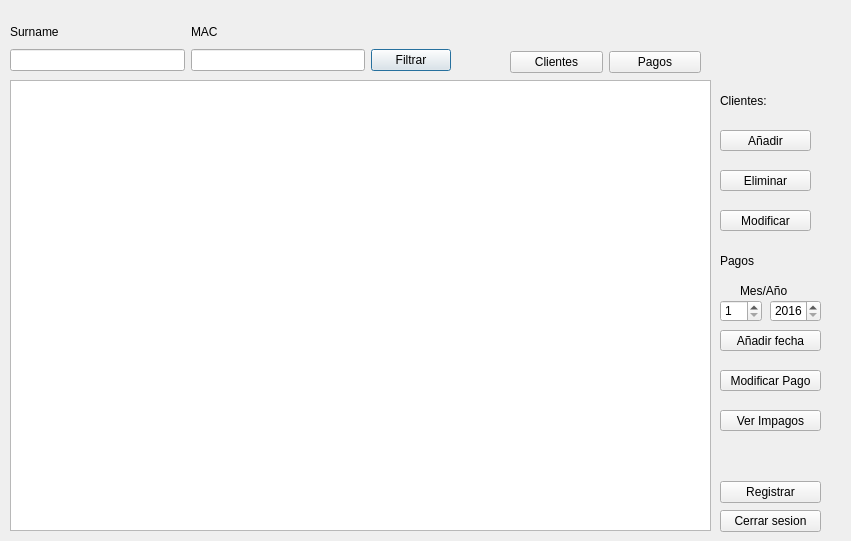
<?xml version="1.0" encoding="UTF-8"?>
<ui version="4.0">
 <class>Clients</class>
 <widget class="QDialog" name="Clients">
  <property name="geometry">
   <rect>
    <x>0</x>
    <y>0</y>
    <width>851</width>
    <height>541</height>
   </rect>
  </property>
  <property name="windowTitle">
   <string>Clientes</string>
  </property>
  <widget class="QTableView" name="tableView">
   <property name="geometry">
    <rect>
     <x>10</x>
     <y>80</y>
     <width>701</width>
     <height>451</height>
    </rect>
   </property>
  </widget>
  <widget class="QWidget" name="layoutWidget">
   <property name="geometry">
    <rect>
     <x>10</x>
     <y>20</y>
     <width>441</width>
     <height>51</height>
    </rect>
   </property>
   <layout class="QGridLayout" name="Filters">
    <item row="0" column="0">
     <widget class="QLabel" name="srname">
      <property name="text">
       <string>Surname</string>
      </property>
     </widget>
    </item>
    <item row="0" column="1">
     <widget class="QLabel" name="mc">
      <property name="text">
       <string>MAC</string>
      </property>
     </widget>
    </item>
    <item row="1" column="0">
     <widget class="QLineEdit" name="Surname_filter"/>
    </item>
    <item row="1" column="2">
     <widget class="QPushButton" name="Filter">
      <property name="text">
       <string>Filtrar</string>
      </property>
     </widget>
    </item>
    <item row="1" column="1">
     <widget class="QLineEdit" name="Mac_filter"/>
    </item>
   </layout>
  </widget>
  <widget class="QPushButton" name="add">
   <property name="geometry">
    <rect>
     <x>720</x>
     <y>330</y>
     <width>101</width>
     <height>21</height>
    </rect>
   </property>
   <property name="text">
    <string>Añadir fecha</string>
   </property>
  </widget>
  <widget class="QSpinBox" name="month">
   <property name="geometry">
    <rect>
     <x>720</x>
     <y>300</y>
     <width>42</width>
     <height>22</height>
    </rect>
   </property>
   <property name="minimum">
    <number>1</number>
   </property>
   <property name="maximum">
    <number>12</number>
   </property>
  </widget>
  <widget class="QSpinBox" name="year">
   <property name="geometry">
    <rect>
     <x>770</x>
     <y>300</y>
     <width>51</width>
     <height>22</height>
    </rect>
   </property>
   <property name="minimum">
    <number>2016</number>
   </property>
   <property name="maximum">
    <number>2084</number>
   </property>
  </widget>
  <widget class="QLabel" name="MonthYear">
   <property name="geometry">
    <rect>
     <x>740</x>
     <y>280</y>
     <width>71</width>
     <height>21</height>
    </rect>
   </property>
   <property name="text">
    <string>Mes/Año</string>
   </property>
  </widget>
  <widget class="QPushButton" name="estados_pagos">
   <property name="geometry">
    <rect>
     <x>720</x>
     <y>370</y>
     <width>101</width>
     <height>21</height>
    </rect>
   </property>
   <property name="text">
    <string>Modificar Pago</string>
   </property>
  </widget>
  <widget class="QLabel" name="PYT">
   <property name="geometry">
    <rect>
     <x>720</x>
     <y>250</y>
     <width>51</width>
     <height>21</height>
    </rect>
   </property>
   <property name="text">
    <string>Pagos</string>
   </property>
  </widget>
  <widget class="QPushButton" name="delete_2">
   <property name="geometry">
    <rect>
     <x>720</x>
     <y>170</y>
     <width>91</width>
     <height>21</height>
    </rect>
   </property>
   <property name="text">
    <string>Eliminar</string>
   </property>
  </widget>
  <widget class="QPushButton" name="alter">
   <property name="geometry">
    <rect>
     <x>720</x>
     <y>210</y>
     <width>91</width>
     <height>21</height>
    </rect>
   </property>
   <property name="text">
    <string>Modificar</string>
   </property>
  </widget>
  <widget class="QPushButton" name="new_user">
   <property name="geometry">
    <rect>
     <x>720</x>
     <y>130</y>
     <width>91</width>
     <height>21</height>
    </rect>
   </property>
   <property name="text">
    <string>Añadir</string>
   </property>
  </widget>
  <widget class="QLabel" name="CLT">
   <property name="geometry">
    <rect>
     <x>720</x>
     <y>90</y>
     <width>71</width>
     <height>21</height>
    </rect>
   </property>
   <property name="text">
    <string>Clientes:</string>
   </property>
  </widget>
  <widget class="QWidget" name="layoutWidget">
   <property name="geometry">
    <rect>
     <x>510</x>
     <y>50</y>
     <width>191</width>
     <height>25</height>
    </rect>
   </property>
   <layout class="QGridLayout" name="Shows">
    <item row="0" column="0">
     <widget class="QPushButton" name="clientstable">
      <property name="text">
       <string>Clientes</string>
      </property>
     </widget>
    </item>
    <item row="0" column="1">
     <widget class="QPushButton" name="pays">
      <property name="text">
       <string>Pagos</string>
      </property>
     </widget>
    </item>
   </layout>
  </widget>
  <widget class="QWidget" name="layoutWidget">
   <property name="geometry">
    <rect>
     <x>720</x>
     <y>480</y>
     <width>101</width>
     <height>54</height>
    </rect>
   </property>
   <layout class="QGridLayout" name="gridLayout">
    <item row="0" column="0">
     <widget class="QPushButton" name="register_2">
      <property name="text">
       <string>Registrar</string>
      </property>
     </widget>
    </item>
    <item row="1" column="0">
     <widget class="QPushButton" name="pushButton_5">
      <property name="text">
       <string>Cerrar sesion</string>
      </property>
     </widget>
    </item>
   </layout>
  </widget>
  <widget class="QPushButton" name="impagos">
   <property name="geometry">
    <rect>
     <x>720</x>
     <y>410</y>
     <width>101</width>
     <height>21</height>
    </rect>
   </property>
   <property name="text">
    <string>Ver Impagos</string>
   </property>
  </widget>
 </widget>
 <resources/>
 <connections/>
</ui>
